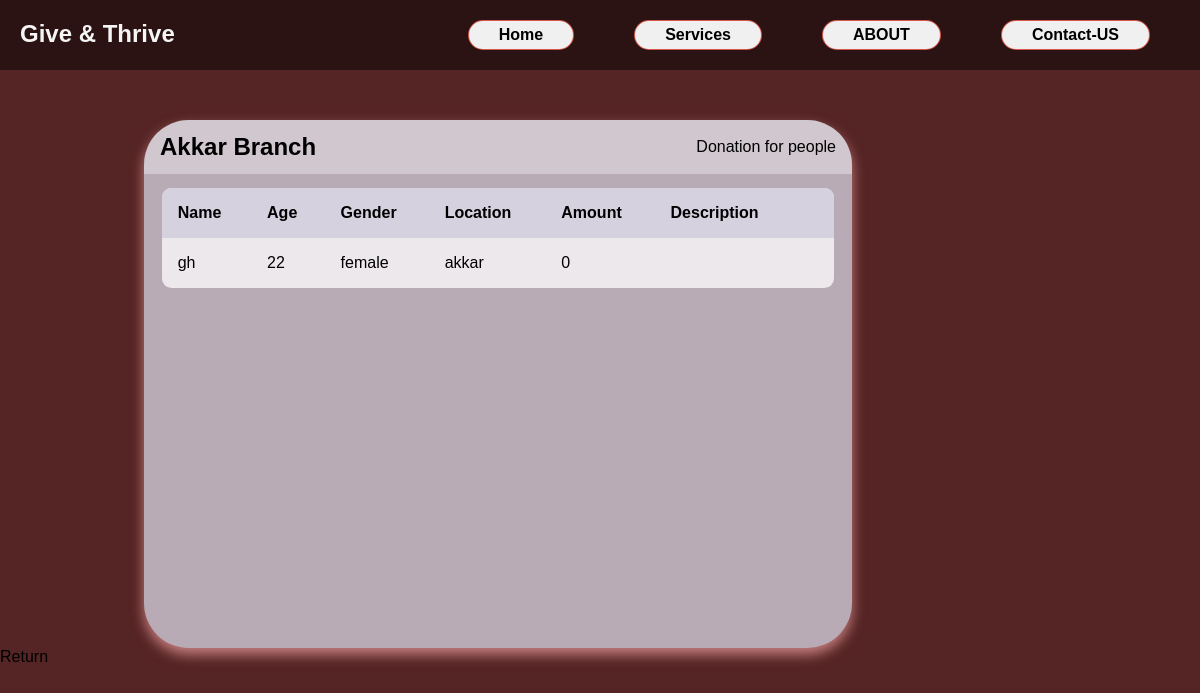
/phpcomponents/akkar/akkar.php, run on an earlier commit of the app's database.
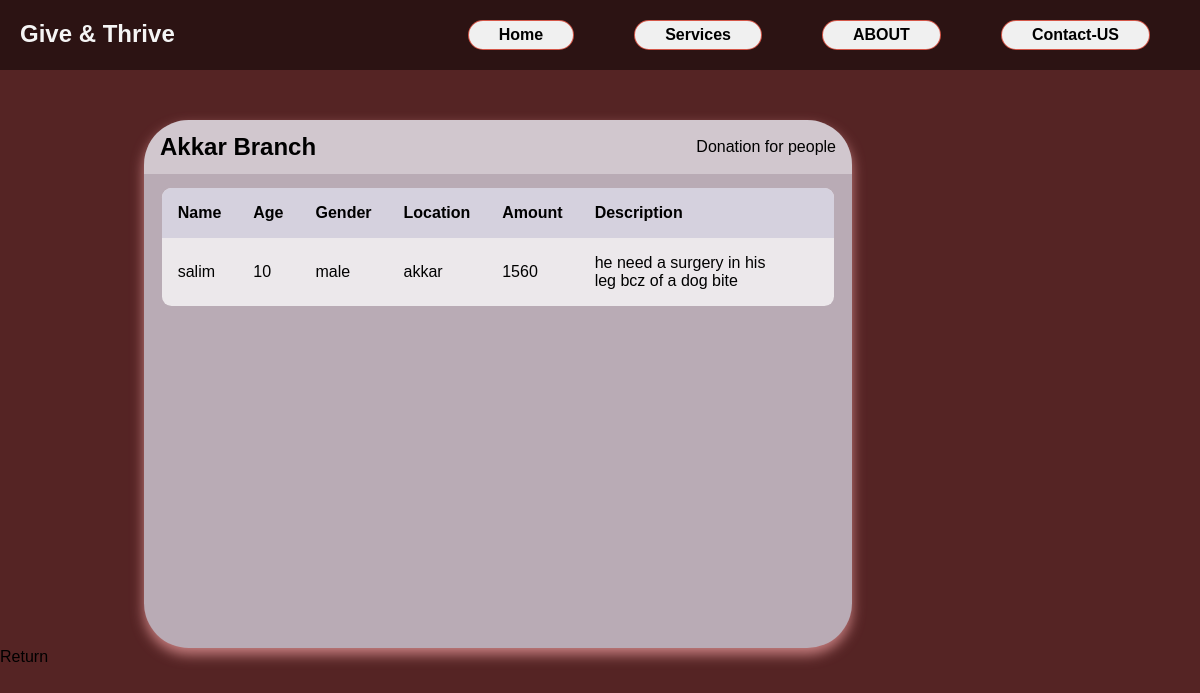
And on a later commit of the database.
### tables this page shows
CREATE TABLE `addorphan` (
  `idorphan` int(50) NOT NULL,
  `nameorphan` varchar(50) NOT NULL,
  `age` int(50) NOT NULL,
  `gender` varchar(50) NOT NULL,
  `amount` int(255) NOT NULL,
  `description` text NOT NULL,
  `locationID` int(11) NOT NULL
);

CREATE TABLE `location` (
  `locationid` int(11) NOT NULL,
  `locationname` varchar(30) NOT NULL
);

### phpcomponents/akkar/akkar.php (the view, shortened to what this page needs)
<?php
$servername = "localhost";
$username = "root";
$password = "";
$databasename = "orphan";
$conn = mysqli_connect($servername, $username, $password, $databasename);
?>
<!DOCTYPE html>
<html lang="en">
<head>
    <link rel="stylesheet" href="./akkarr.css">
</head>
<body>
        <nav class="navbar">
            <h1 class="logo"> Give & Thrive</h1>
            <ul class="nav-links">
                <li class="active"></i><a href="/userPages/profileUser.php"></i>Home</a</li>
                <li class="active"></i><a href="#"></a>Services</li>
                <li class="active"></i><a href="#"></a></i>ABOUT</li>
                <li class="active"><a href="../contactform/contact.php">Contact-US</a></li>
            </ul>
        </nav>
        <div class="container">
            <div class="table">
    <main class="table">
        <section class="table__header">
            <h1>Akkar Branch </h1>
            <a href="../donation.php">Donation for people </a>
        </section>
        <section class="table__body">
            <table>
                <thead>
                    <tr>
                        <th> Name </th>
                        <th> age </th>
                        <th> gender </th>
                        <th> Location</a></th>
                        <th> amount</th>
                        <th>description</th>
                        <th></th>
                    </tr>
                </thead>
                <tbody>
                    <?php
                    $sql = "SELECT addorphan.*, location.locationname
                    FROM addorphan
                    JOIN location ON addorphan.locationID = location.locationid
                    WHERE addorphan.locationID = 2";
                     $res = mysqli_query($conn ,$sql);
                    while($row = mysqli_fetch_array($res)){
                        echo "<tr>";
                        echo "<td>".$row['nameorphan']."</td>";
                        echo "<td>".$row['age']."</td>";
                        echo "<td>".$row['gender']."</td>";
                        echo "<td>".$row['locationname']."</td>";
                        echo "<td>".$row['amount']."</td>";
                        echo "<td>".$row['description']."</td>";
                    }
                    ?></tbody>
            </table>
        </section>
</main>
</div>
<a href ="/userPages/profileUser.php">Return</a>
</body>
</html>

What changed in the data, as far as the page shows it:
removed addorphan: nameorphan "gh", age "22", gender "female", locationID.locationname "akkar", amount "0"
added addorphan: nameorphan "salim", age "10", gender "male", locationID.locationname "akkar", amount "1560", description "he need a surgery in his leg bcz of a dog bite"
